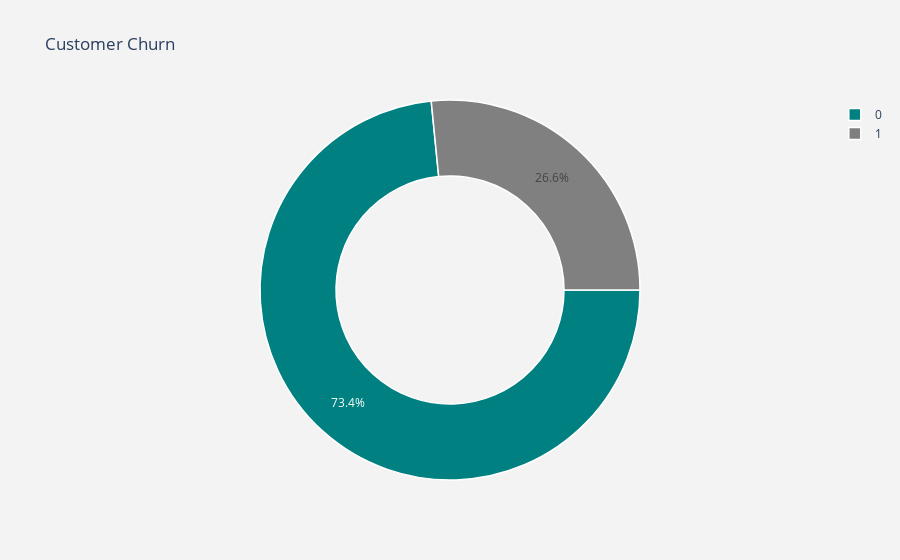

The code cell stored with this chart in its notebook:
### Code cell
# Visualize Total Customer Churn
plot_by_churn_labels = churn_dataset["Churn"].value_counts().keys().tolist()
plot_by_churn_values = churn_dataset["Churn"].value_counts().values.tolist()

plot_data= [
    go.Pie(labels = plot_by_churn_labels,
           values = plot_by_churn_values,
           marker = dict(colors =  [ 'Teal' ,'Grey'],
                         line = dict(color = "white",
                                     width =  1.5)),
           rotation = 90,
           hoverinfo = "label+value+text",
           hole = .6)
]
plot_layout = go.Layout(dict(title = "Customer Churn",
                   plot_bgcolor  = "rgb(243,243,243)",
                   paper_bgcolor = "rgb(243,243,243)",))


fig = go.Figure(data=plot_data, layout=plot_layout)
po.iplot(fig)

### Figure 1 — Plotly figure (JSON) as saved in the notebook; plotly's stock layout.template omitted (floating-point values rounded to 4 significant figures)
{"data": [{"hole": 0.6, "hoverinfo": "label+value+text", "labels": [0, 1], "marker": {"colors": ["Teal", "Grey"], "line": {"color": "white", "width": 1.5}}, "rotation": 90, "type": "pie", "values": [5163, 1869]}], "layout": {"autosize": true, "paper_bgcolor": "rgb(243,243,243)", "plot_bgcolor": "rgb(243,243,243)", "title": {"text": "Customer Churn"}}}
